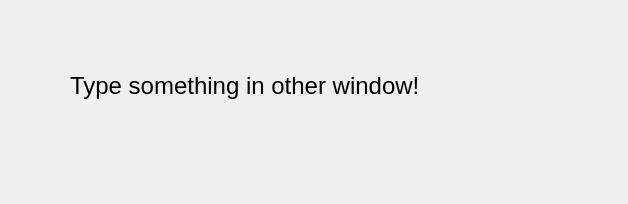
<?xml version="1.0" encoding="UTF-8"?>
<ui version="4.0">
 <class>SecondWindow</class>
 <widget class="QMainWindow" name="SecondWindow">
  <property name="geometry">
   <rect>
    <x>0</x>
    <y>0</y>
    <width>628</width>
    <height>204</height>
   </rect>
  </property>
  <property name="windowTitle">
   <string>Reciever</string>
  </property>
  <widget class="QWidget" name="centralwidget">
   <widget class="QLabel" name="label">
    <property name="geometry">
     <rect>
      <x>70</x>
      <y>40</y>
      <width>421</width>
      <height>91</height>
     </rect>
    </property>
    <property name="font">
     <font>
      <pointsize>18</pointsize>
     </font>
    </property>
    <property name="text">
     <string>Type something in other window!</string>
    </property>
   </widget>
  </widget>
  <widget class="QMenuBar" name="menubar">
   <property name="geometry">
    <rect>
     <x>0</x>
     <y>0</y>
     <width>628</width>
     <height>21</height>
    </rect>
   </property>
  </widget>
 </widget>
 <resources/>
 <connections/>
</ui>
